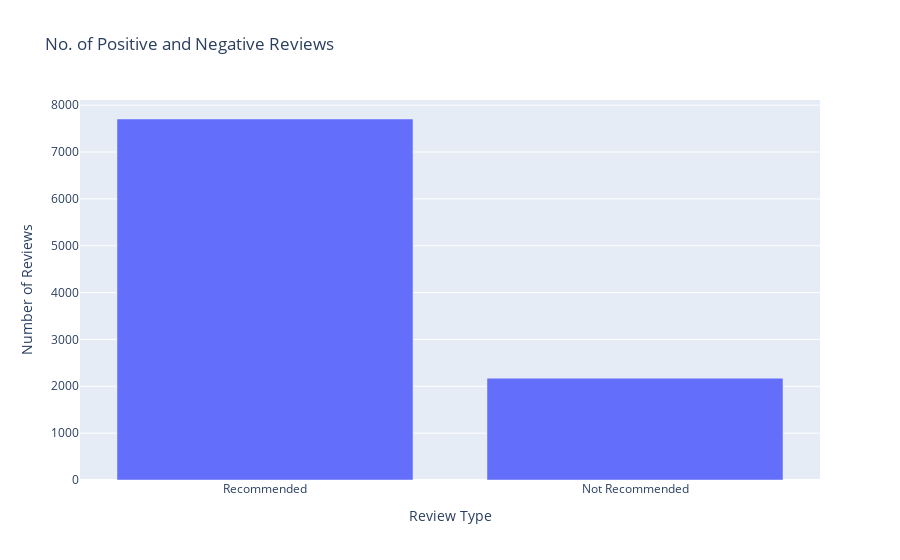

The notebook cell this image was saved under:
### Markdown cell above
**Q: How many Reviews are positive and how many are negative?**

### Code cell
fig = px.bar(df['Review'].value_counts(), title="No. of Positive and Negative Reviews")
fig.update_yaxes(title_text="Number of Reviews")
fig.update_xaxes(title_text="Review Type")
fig.update_layout(showlegend=False)
fig.show()

### Figure 1 — Plotly figure (JSON) as saved in the notebook; plotly's stock layout.template omitted (floating-point values rounded to 4 significant figures)
{"data": [{"alignmentgroup": "True", "hovertemplate": "variable=count<br>Review=%{x}<br>value=%{y}<extra></extra>", "legendgroup": "count", "marker": {"color": "#636efa", "pattern": {"shape": ""}}, "name": "count", "offsetgroup": "count", "orientation": "v", "showlegend": true, "textposition": "auto", "type": "bar", "x": ["Recommended", "Not Recommended"], "xaxis": "x", "y": [7705, 2173], "yaxis": "y"}], "layout": {"barmode": "relative", "legend": {"title": {"text": "variable"}, "tracegroupgap": 0}, "showlegend": false, "title": {"text": "No. of Positive and Negative Reviews"}, "xaxis": {"anchor": "y", "domain": [0, 1], "title": {"text": "Review Type"}}, "yaxis": {"anchor": "x", "domain": [0, 1], "title": {"text": "Number of Reviews"}}}}
